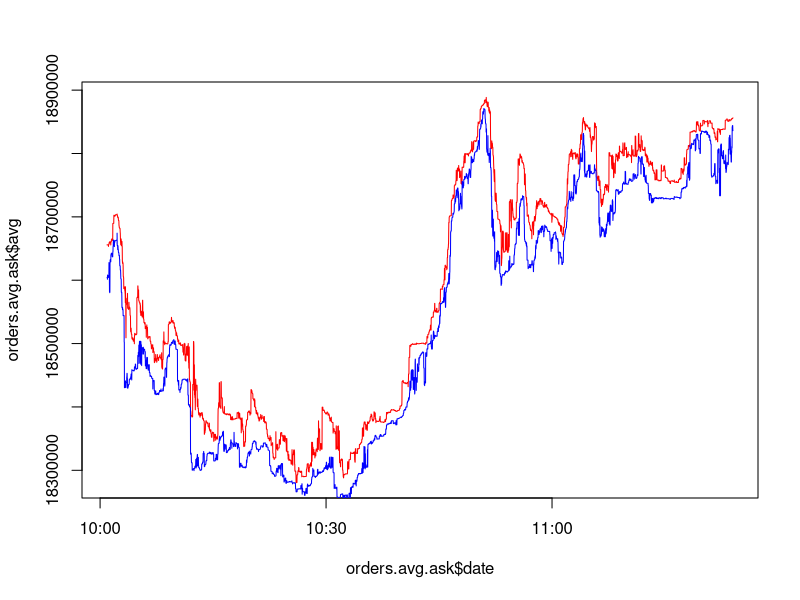
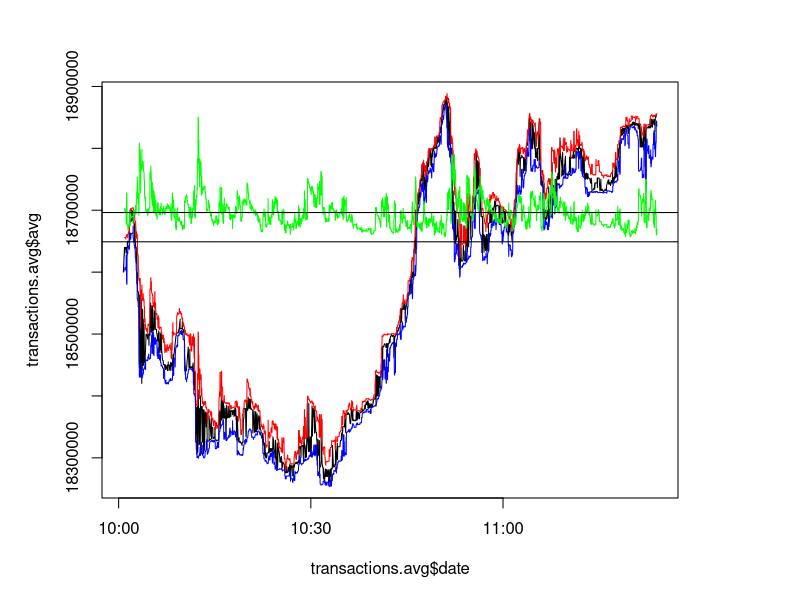

Source code (R) for these figures, in order:
## ---- chunk 1
require(xts)
require(data.table)
orders <- read.csv("orders.csv")
orders[,1] <- as.POSIXct(orders[,1]/1000, origin = "1970-01-01")
orders[,2] <- as.factor(orders[,2])
orders[,3] <- as.numeric(orders[,3])
orders[,4] <- as.numeric(orders[,4])
orders[,5] <- list(total=orders[,3] * orders[,4])

orders.table <- data.table(orders)
# orders[, lapply(.SD, mean), by=list(date, order)]
# orders[, list(unit=mean(unit), qty=sum(qty)), by=list(date, order)]
# orders.table[, list(avg=(unit * qty)), by=list(date, order)]
orders.avg.ask <- orders.table[order=='ask', list(avg=(sum(total) / sum(qty))), by=list(date, order)]
orders.avg.bid <- orders.table[order=='bid', list(avg=(sum(total) / sum(qty))), by=list(date, order)]

# plot ask and bid
{
plot(x=orders.avg.ask$date, y=orders.avg.ask$avg, type='l', col='red')
lines(x=orders.avg.bid$date, y=orders.avg.bid$avg, type='l', col='blue')
}

## ---- chunk 2
require(xts)
require(data.table)
transactions <- read.csv("tsx.csv")
transactions[,1] <- as.POSIXct(transactions[,1]/1000, origin = "1970-01-01")
transactions[,5] <- list(total=transactions[,3] * transactions[,4])

transactions.table <- data.table(transactions)
transactions.avg <- transactions.table[, list(avg=(sum(total) / sum(qty))), by=list(date)]

diff <- as.data.frame(list(date=orders.avg.ask$date, diff=orders.avg.ask$avg - orders.avg.bid$avg))
diff.mean <- mean(diff$diff)

transaction.median <- median(transactions.avg$avg)
# plot ask and bid
{
par(mar=c(5, 5, 4, 6) + 0.1)
plot(x=transactions.avg$date, y=transactions.avg$avg, type='l')
lines(x=orders.avg.ask$date, y=orders.avg.ask$avg, type='l', col='red')
lines(x=orders.avg.bid$date, y=orders.avg.bid$avg, type='l', col='blue')
lines(x=orders.avg.bid$date, y=diff$diff + transaction.median, type="l", pch=15, col="green")
abline(h=transaction.median)
abline(h=diff.mean + transaction.median)
# lines(x=orders.avg.bid$date, y=diff$diff, type='l', col='yellow')
#par(new = T)
#plot(x=orders.avg.bid$date, y=diff$diff, type="l", pch=15, col="green", xlab=NA, ylab=NA , bty = "n", axes = FALSE)
#abline(h = 0, v = 0, col = "gray60")
}


## ---- chunk 3
# Quantity Analisys

